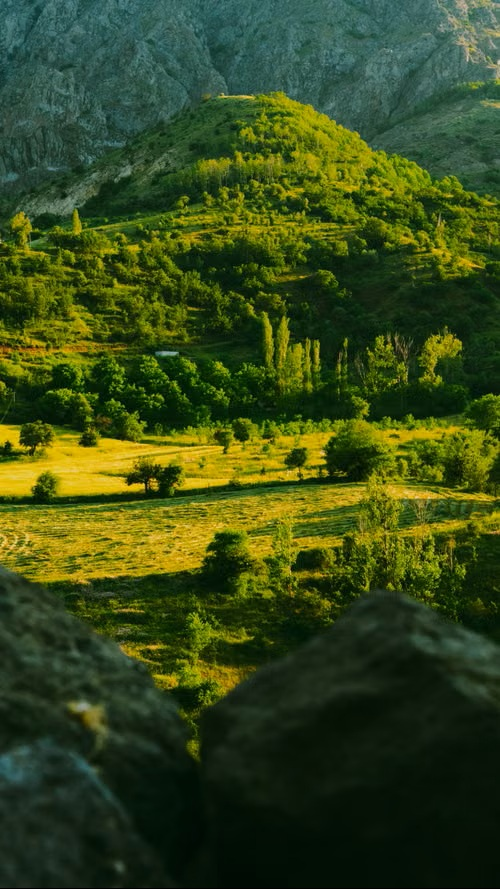
#> input picture Day25/input_images/document.jpg, 500 x 889 px
$ python translate.py
#> lines starting #> are read from the running program, lines starting #| are printed output that depends on the picture

import cv2
import numpy as np
import os

# Find Day25 folder automatically
day_folder = os.path.dirname(os.path.dirname(os.path.abspath(__file__)))

# Input and output folders
input_folder = os.path.join(day_folder, "input_images")
output_folder = os.path.join(day_folder, "output_images")

os.makedirs(output_folder, exist_ok=True)

# Try reading document.jpg first
image_path = os.path.join(input_folder, "document.jpg")

img = cv2.imread(image_path)
#> img is the input picture: shape (889, 500, 3); mean B, G, R 25.9, 72.6, 55.4

# If document.jpg cannot be read, try image.jpg
if img is None:
    image_path = os.path.join(input_folder, "image.jpg")
    img = cv2.imread(image_path)

# Check image
if img is None:
    print("Unable to read image!")
    print("Please check the image file.")
    exit()

print("Image loaded successfully!")
print("Image name:", os.path.basename(image_path))

# Get image dimensions
height, width = img.shape[:2]
#> height = 889; width = 500

# Translation matrix
matrix = np.float32([
    [1, 0, 100],
    [0, 1, 50]
])

# Apply translation
result = cv2.warpAffine(img, matrix, (width, height))
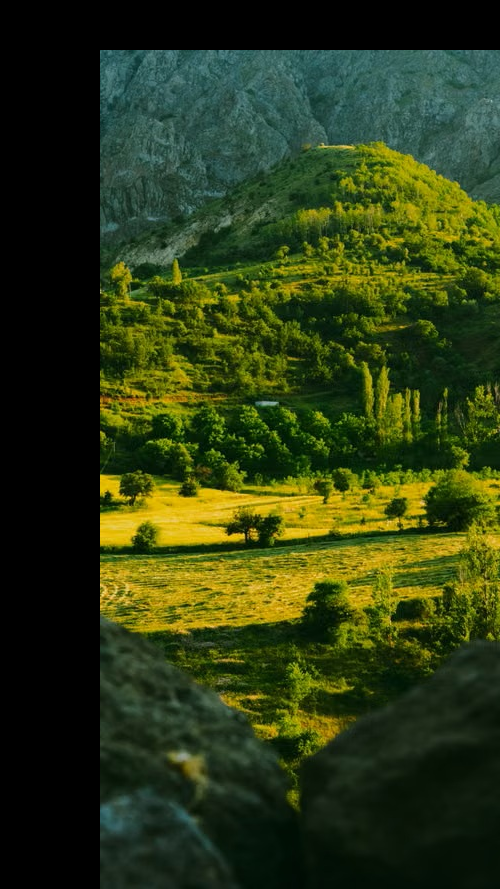
#> result: shape (889, 500, 3); mean B, G, R 20, 58.1, 45.2

# Show images
cv2.imshow("Original Image", img)
cv2.imshow("Translated Image", result)

# Save result
output_path = os.path.join(output_folder, "translated.jpg")

cv2.imwrite(output_path, result)

print("Translation completed!")
print("Saved at:", output_path)

cv2.waitKey(0)
cv2.destroyAllWindows()
